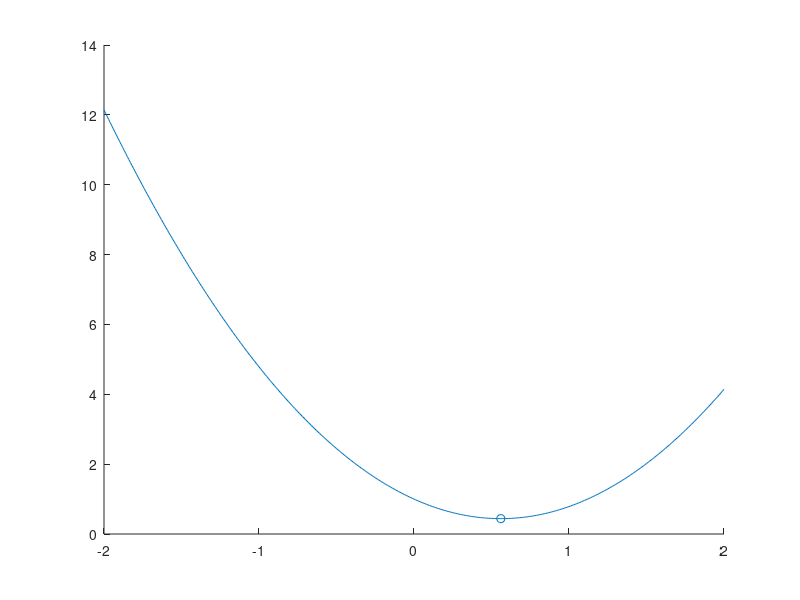

Write the MATLAB code that produced this figure. (Note: this script raises an error after producing the figure.)
clear all; clc; close all;
%% part a
% a = 4/(4+pi);
% t = 4
Y = [];
% xx = @(x) a*sin(t);

fun = @(x,a) (a.*sin(x)).^2 + (a.*cos(x)).^2;
% L = (0.5)*integral(fun,0,pi/2);

% K = (xx-1)^2;

% 4/(4+pi);

J = @(a) (a*sin(pi/2) - 1).^2 + (0.5) * integral(@(x) fun(x,a),0,pi/2);
lim = 2;
avec = -lim:0.01:lim;
figure(1)
for i=1:length(avec)
a = avec(i);
y = J(a);
Y = [Y y];
end
hold on

% y = J(avec);
plot(avec,Y)
[Jmin,aind] = min(Y);
a_min = avec(aind)
J_min = Jmin
scatter(a_min,J_min)

a_ = 4/(4+pi)
J_a_ = J(a_)
%% part b
clear all; clc; close all;

syms a b x
K =  (a*pi/2 + b/2*(pi/2)^2 - 1)^2;
L =  (a*x + 0.5*b*x.^2).^2 + (a+b*x).^2;
J =  K+  0.5* int(L,[0 pi/2]) %bunlari fonksiyon yapmak istiyorum

dJ_da = diff(J,a)
dJ_db = diff(J,b)
[solx,soly] = solve(dJ_da == 0, dJ_db == 0);
a_min = double(solx)
b_min = double(soly)

clear x
% K = @(a,b) (a*pi/2 + b/2*(pi/2)^2 - 1)^2;
% L = @(a,b,x) (a*x + 0.5*b*x.^2).^2 + (a+b*x).^2;
K =  @(a,b) (a*pi/2 + b/2*(pi/2)^2 - 1)^2;
L =  @(a,b,x) (a*x + 0.5*b*x.^2).^2 + (a+b*x).^2;
J_min = K(a_min,b_min) + 0.5* integral(@(x) L(a_min,b_min,x),0, pi/2)
% J(a_min,b_min)


dJ_da = diff(J,a)
dJ_db = diff(J,b)

% check for strich convexity with the hessian matrix
dJ_da_da = diff(dJ_da,a);
dJ_da_db = diff(dJ_db,a);
dJ_db_da = diff(dJ_da,b);
dJ_db_db = diff(dJ_db,b);



HM = [dJ_da_da   dJ_da_db;...
      dJ_db_da   dJ_db_db]
eigHM = eig(HM)
isposdef = all(eigHM > 0)


% 
% % olmadi burasi hessian fonksiyonunu kullanarak a ve b min yerine koyarak yapmak istedim H olusturduktan
% % sonra ama a ve b sembolik oldugu icin substitute edemedim
% H = hessian(J,[a,b]);
% Hh = [matlabFunction(H(1,1)   matlabFunction(H(1,2);...
%       matlabFunction(H(2,1)   matlabFunction(H(2,2)];
% Hh(a_min,b_min);
% chol(Hh) %doesnt fail, pos def
% d = eig(Hh)
% isposdef = all(d > 0)
% double(d)

% bu error veriyo variable kalmadigi icin
% % a = a_min;
% % b = b_min;
% dJ_da_da = matlabFunction(dJ_da_da);
% dJ_da_db = matlabFunction(dJ_da_db);
% dJ_db_da = matlabFunction(dJ_db_da);
% dJ_db_db = matlabFunction(dJ_db_db);
% 
% HM = [dJ_da_da(a_min,b_min)   dJ_da_db(a_min,b_min);...
%       dJ_db_da(a_min,b_min)   dJ_db_db(a_min,b_min)]


% % fonskiyona cevirmeyi denedim
% hessianCheckConvexity(J,a_min,b_min)
% 
% function isConvex = hessianCheckConvexity(J,a_min,b_min)
% 
% J = matlabFunction(J)
% 
% dJ_da = diff(J,a)
% dJ_db = diff(J,b)
% 
% dJ_da_da = diff(dJ_da,a);
% dJ_da_db = diff(dJ_db,a);
% dJ_db_da = diff(dJ_da,b);
% dJ_db_db = diff(dJ_db,b);
% 
% % % we did not need to use the a* and b* here since second derivatives don't
% % % have variables
% % a = a_min;
% % b = b_min;
% 
% 
% HM = [dJ_da_da   dJ_da_db;...
%       dJ_db_da   dJ_db_db]
% eigHM = eig(HM)
% isposdef = all(eigHM > 0)
% % 
% % 
% % H = hessian(J,[a,b])
% % chol(H)
% % d = eig(H)
% % isposdef = all(d > 0)
% % double(d)
% 
% end